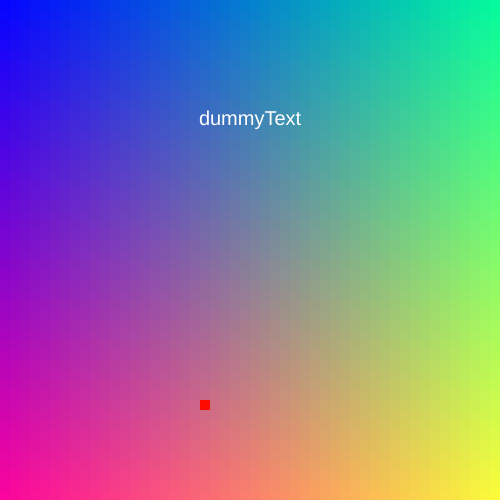
Frame 1 (no input)
Frame 60 (no input): identical to frame 1, image omitted
Frame 120 (the mouse pressed at the canvas centre since frame 60): identical to frame 1, image omitted

The p5.js sketch that drew this single still picture (run headless with seeded random() and noise() and a simulated clock; from frame 60 on, the mouse is pressed at the canvas centre):

// p5.js sketch
// ── sketch.js
var xWidth = 50;
var yHeight = 50;
var scaleFactor = 10;

function mouseClicked() {
}

// Setup code goes here
function setup() {
    createCanvas(scaleFactor * xWidth, scaleFactor * yHeight);
    textSize(20);
    textAlign(CENTER);
 }

class Pixel {
  constructor(xCoord, yCoord, color) {
    this.xCoord = xCoord;
    this.yCoord = yCoord;
    fill(color); 
    rect(xCoord * scaleFactor, yCoord * scaleFactor, scaleFactor, scaleFactor);
  }
  setColor(color) {
    fill(color); 
    rect(this.xCoord * scaleFactor, this.yCoord * scaleFactor, scaleFactor, scaleFactor);
  }
}

// Draw code goes here
function draw() {
    background('#0000');
    fill('#FFF0');
    strokeWeight(10);
    rect(0, 0, width, height);
    stroke('#0000');
    
    var pixelCanvas = new Array(yHeight);
    for (var i = 0; i < pixelCanvas.length; i++) {
        pixelCanvas[i] = new Array(xWidth);
    }
    
    fill(color((i+1)*5, (j+1)*5, 255-(i+j)*2)); 
    rect(0 * scaleFactor, 0 * scaleFactor, scaleFactor, scaleFactor);
    for(var i = 0; i < yHeight; i++){ //rows
        for (var j = 0; j < xWidth; j++) { //columns
            pixelCanvas[j][i] = new Pixel(j, i, color((i+1)*5, (j+1)*5, 255-(i+j)*2));
        }
    }

    pixelCanvas[20][40].setColor(color(255,10,0));
    
    
    fill('white');
    text("dummyText", width/2, height/4);
}

//        console.log(pxcolor);
